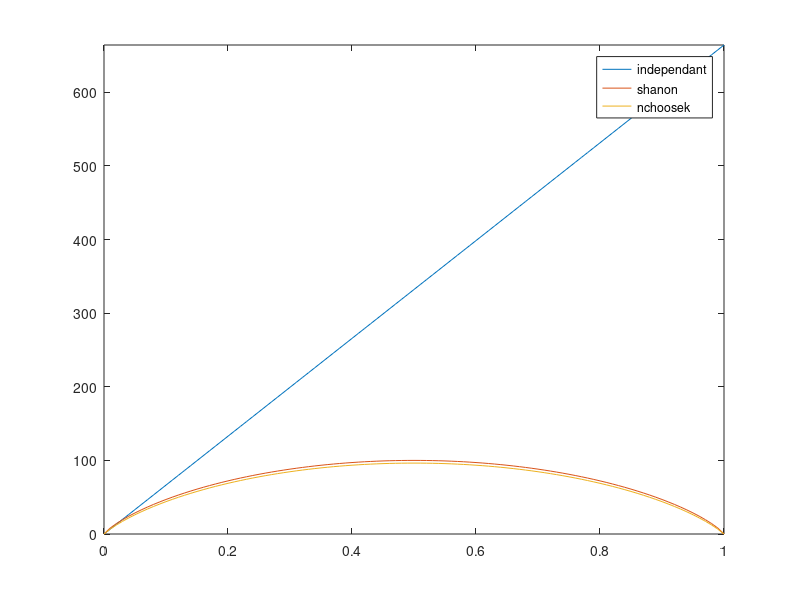

Here is the MATLAB script that generated this plot:
% test for coding of a sparse set of points

n = 100;
k=(0:n)';

e1 = k.*log2(n);
e2 = k.*log2(n./k)+(n-k).*log2(n./(n-k));
e2(end) = 0;
e1(1)= 0; e2(1)= 0;

e3 = [];
for i=1:length(k)
    e3(i) = log2(nchoosek(n,k(i)));
end
e3 = e3(:);

clf;
plot(k/n, [e1 e2 e3]);
axis tight;
legend('independant', 'shanon', 'nchoosek');